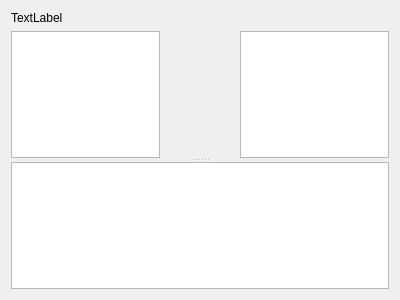
<?xml version="1.0" encoding="UTF-8"?>
<ui version="4.0">
 <class>MainMergeWidget</class>
 <widget class="QWidget" name="MainMergeWidget">
  <property name="geometry">
   <rect>
    <x>0</x>
    <y>0</y>
    <width>400</width>
    <height>300</height>
   </rect>
  </property>
  <property name="windowTitle">
   <string>Form</string>
  </property>
  <layout class="QVBoxLayout" name="verticalLayout">
   <item>
    <widget class="QLabel" name="label">
     <property name="text">
      <string>TextLabel</string>
     </property>
    </widget>
   </item>
   <item>
    <widget class="QSplitter" name="splitter">
     <property name="orientation">
      <enum>Qt::Vertical</enum>
     </property>
     <widget class="QWidget" name="layoutWidget">
      <layout class="QHBoxLayout" name="horizontalLayout">
       <property name="spacing">
        <number>0</number>
       </property>
       <item>
        <widget class="CodeEditor" name="plainTextEditMine">
         <property name="font">
          <font>
           <family>Source Code Pro</family>
          </font>
         </property>
         <property name="contextMenuPolicy">
          <enum>Qt::CustomContextMenu</enum>
         </property>
         <property name="lineWrapMode">
          <enum>QPlainTextEdit::NoWrap</enum>
         </property>
         <property name="readOnly">
          <bool>true</bool>
         </property>
        </widget>
       </item>
       <item>
        <widget class="SegmentConnector" name="widgetSegmentsConnector" native="true">
         <property name="minimumSize">
          <size>
           <width>80</width>
           <height>0</height>
          </size>
         </property>
        </widget>
       </item>
       <item>
        <widget class="CodeEditor" name="plainTextEditTheir">
         <property name="contextMenuPolicy">
          <enum>Qt::CustomContextMenu</enum>
         </property>
         <property name="lineWrapMode">
          <enum>QPlainTextEdit::NoWrap</enum>
         </property>
         <property name="readOnly">
          <bool>true</bool>
         </property>
        </widget>
       </item>
      </layout>
     </widget>
     <widget class="CodeEditor" name="plainTextEditResult">
      <property name="contextMenuPolicy">
       <enum>Qt::CustomContextMenu</enum>
      </property>
      <property name="lineWrapMode">
       <enum>QPlainTextEdit::NoWrap</enum>
      </property>
      <property name="readOnly">
       <bool>true</bool>
      </property>
     </widget>
    </widget>
   </item>
  </layout>
 </widget>
 <customwidgets>
  <customwidget>
   <class>CodeEditor</class>
   <extends>QPlainTextEdit</extends>
   <header location="global">widgets/codeeditor.h</header>
  </customwidget>
  <customwidget>
   <class>SegmentConnector</class>
   <extends>QWidget</extends>
   <header>widgets/segmentconnector.h</header>
   <container>1</container>
  </customwidget>
 </customwidgets>
 <resources/>
 <connections/>
</ui>
